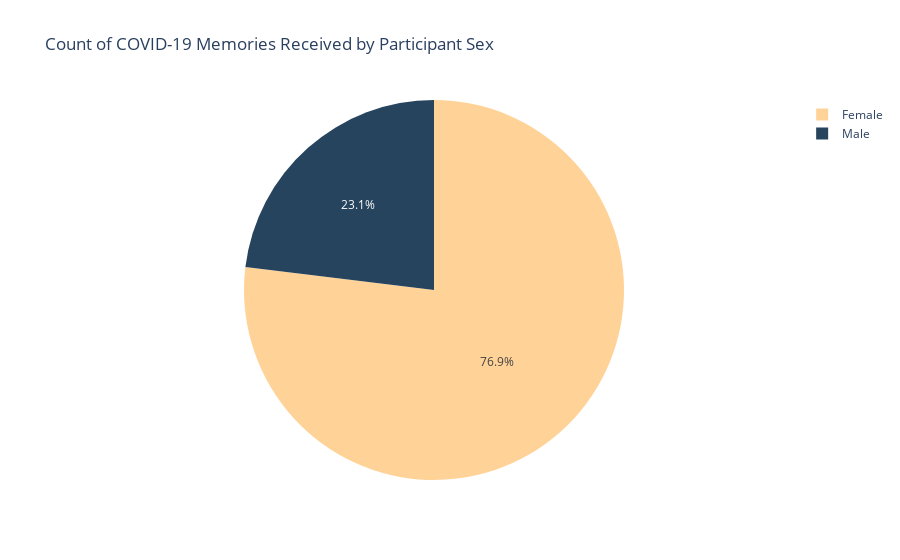

The notebook cell this image was saved under:
### Code cell
# plotly version
persex = df_survey_raw['Sex'].value_counts().sort_index()
fig = px.pie(persex, values='Sex',names=['Female','Male'], color=['Female','Male'],
        color_discrete_map={'Female':'#FFD297','Male':'#26445E'},
        title="Count of COVID-19 Memories Received by Participant Sex")
fig.show()

### Figure 1 — Plotly figure (JSON) as saved in the notebook; plotly's stock layout.template omitted (floating-point values rounded to 4 significant figures)
{"data": [{"customdata": [["Female"], ["Male"]], "domain": {"x": [0, 1], "y": [0, 1]}, "hovertemplate": "label=%{label}<br>Sex=%{value}<br>color=%{customdata[0]}<extra></extra>", "labels": ["Female", "Male"], "legendgroup": "", "marker": {"colors": ["#FFD297", "#26445E"]}, "name": "", "showlegend": true, "type": "pie", "values": [10, 3]}], "layout": {"legend": {"tracegroupgap": 0}, "title": {"text": "Count of COVID-19 Memories Received by Participant Sex"}}}
